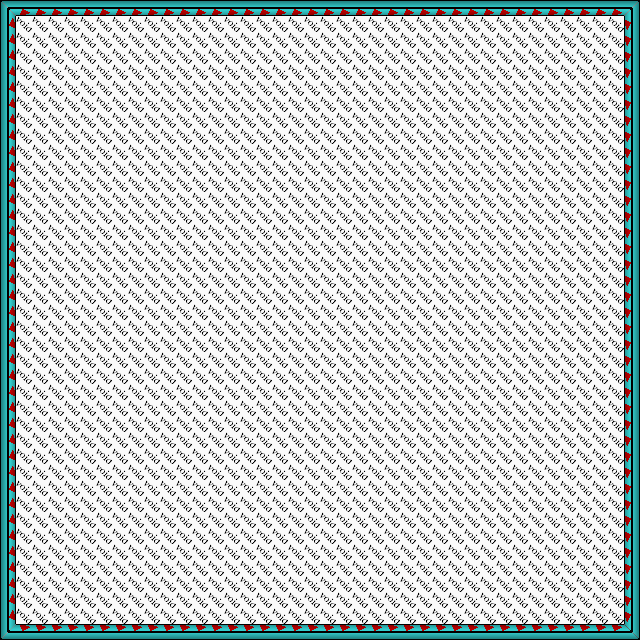

A 2D game scene composited from a Tiled map and its tileset images. What follows is a short description and the map's XML, with each tile layer's data collapsed to a summary:
An orthogonal 40x40 tile map with 16x16 px tiles, 1 tile layer (Calque de Tile 1).

<map version="1.0" orientation="orthogonal" renderorder="right-down" width="40" height="40" tilewidth="16" tileheight="16" nextobjectid="1">
 <tileset firstgid="1" name="baseTileset" tilewidth="16" tileheight="16">
  <image source="baseTileset.png" width="256" height="256" />
 </tileset>
 <layer name="Calque de Tile 1" width="40" height="40">
  <data>[1600 cells, 1600 non-empty, 9 distinct tile ids]</data>
 </layer>
</map>